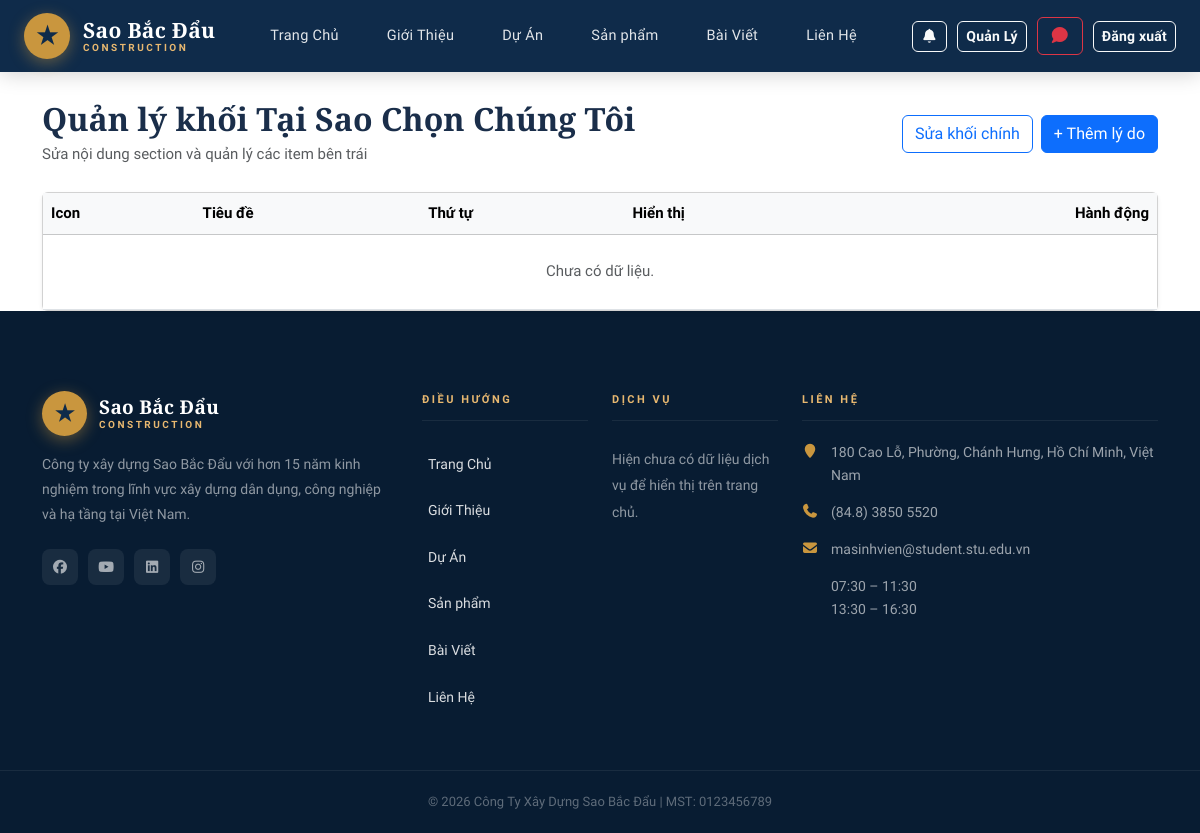
/why-choose/items/ (signed in), run on an earlier commit of the app's database.
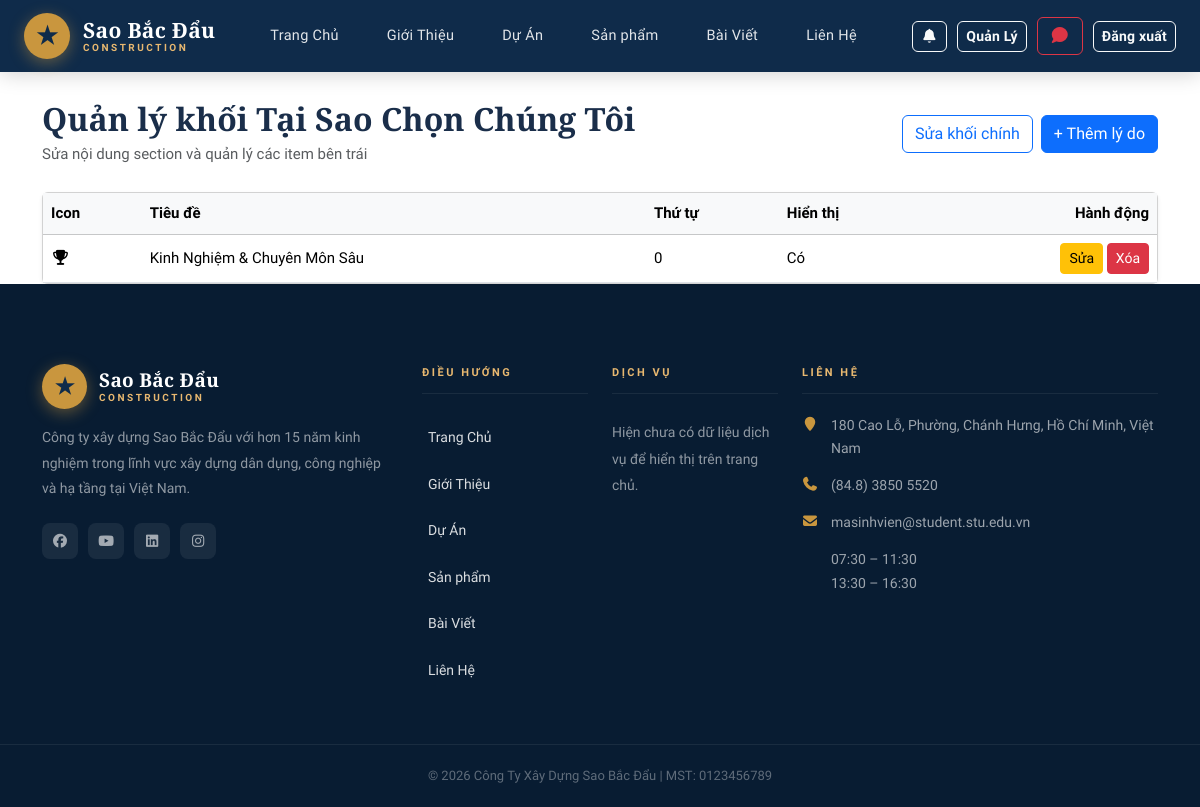
And on a later commit of the database.
### home/models.py (models this page shows, shortened)
class HomeWhyChooseItem(models.Model):
    section = models.ForeignKey(
        HomeWhyChooseSection,
        on_delete=models.CASCADE,
        related_name="items",
        verbose_name="Khối",
    )
    icon = models.CharField(
        max_length=100,
        default="fa-solid fa-star",
        verbose_name="Icon Font Awesome",
        help_text="Ví dụ: fa fa-trophy hoặc fa-solid fa-shield",
    )
    title = models.CharField(max_length=255, verbose_name="Tiêu đề item")
    content = models.TextField(verbose_name="Nội dung item")
    order = models.PositiveIntegerField(default=0, verbose_name="Thứ tự")
    is_active = models.BooleanField(default=True, verbose_name="Hiển thị")
    created_at = models.DateTimeField(auto_now_add=True)
    class Meta:
        ordering = ["order", "created_at"]
        verbose_name = "Lý do chọn chúng tôi"
        verbose_name_plural = "Lý do chọn chúng tôi"

### home/views.py (the view)
# urls.py: path("why-choose/items/", views.why_choose_item_list, name="why_choose_item_list"),
@staff_required
def why_choose_item_list(request):
    items = (
        HomeWhyChooseItem.objects.select_related("section")
        .all()
        .order_by("order", "created_at")
    )
    return render(request, "home/why_choose_item_list.html", {"items": items})

### home/context_processors.py (called while the page is built)
def site_contact(request):
    contact = (
        ContactInfo.objects.filter(is_active=True)
        .order_by("order", "created_at")
        .first()
    )
    unread_notifications_count = 0
    recent_notifications = []
    if request.user.is_authenticated:
        unread_notifications_count = Notification.objects.filter(
            user=request.user,
            is_read=False,
        ).count()
        recent_notifications = Notification.objects.filter(user=request.user)[:5]
    return {
        "site_contact": contact,
        "unread_notifications_count": unread_notifications_count,
        "recent_notifications": recent_notifications,
    }

### home/views.py (called while the page is built)
def staff_required(view_func):
    @wraps(view_func)
    def _wrapped(request, *args, **kwargs):
        if not request.user.is_authenticated:
            return redirect(f"/login/?next={request.path}")
        if request.user.is_staff or request.user.is_superuser:
            return view_func(request, *args, **kwargs)
        messages.warning(request, "Bạn không có quyền truy cập trang quản lý.")
        return redirect("home")
    return _wrapped

### templates/home/why_choose_item_list.html
{% extends 'base.html' %} {% block content %}
<div class="container" style="margin-top: 100px">
  <div class="d-flex justify-content-between align-items-center mb-4">
    <div>
      <h2 class="fw-bold mb-1">Quản lý khối Tại Sao Chọn Chúng Tôi</h2>
      <p class="text-muted mb-0">
        Sửa nội dung section và quản lý các item bên trái
      </p>
    </div>
    <div class="d-flex gap-2">
      <a
        href="{% url 'why_choose_section_edit' %}"
        class="btn btn-outline-primary"
        >Sửa khối chính</a
      >
      <a href="{% url 'why_choose_item_add' %}" class="btn btn-primary"
        >+ Thêm lý do</a
      >
    </div>
  </div>
  <div class="card shadow-sm">
    <div class="table-responsive">
      <table class="table align-middle mb-0">
        <thead class="table-light">
          <tr>
            <th>Icon</th>
            <th>Tiêu đề</th>
            <th>Thứ tự</th>
            <th>Hiển thị</th>
            <th class="text-end">Hành động</th>
          </tr>
        </thead>
        <tbody>
          {% for item in items %}
          <tr>
            <td><i class="{{ item.icon }}"></i></td>
            <td>{{ item.title }}</td>
            <td>{{ item.order }}</td>
            <td>{% if item.is_active %}Có{% else %}Không{% endif %}</td>
            <td class="text-end">
              <a
                href="{% url 'why_choose_item_edit' item.id %}"
                class="btn btn-sm btn-warning"
                >Sửa</a
              >
              <a
                href="{% url 'why_choose_item_delete' item.id %}"
                class="btn btn-sm btn-danger"
                >Xóa</a
              >
            </td>
          </tr>
          {% empty %}
          <tr>
            <td colspan="5" class="text-center text-muted py-4">
              Chưa có dữ liệu.
            </td>
          </tr>
          {% endfor %}
        </tbody>
      </table>
    </div>
  </div>
</div>
{% endblock %}

What changed in the data, as far as the page shows it:
added HomeWhyChooseItem: title "Kinh Nghiệm & Chuyên Môn Sâu", order "0", is_active "Có"
Also different on the page:
text no longer shown: "Chưa có dữ liệu."
